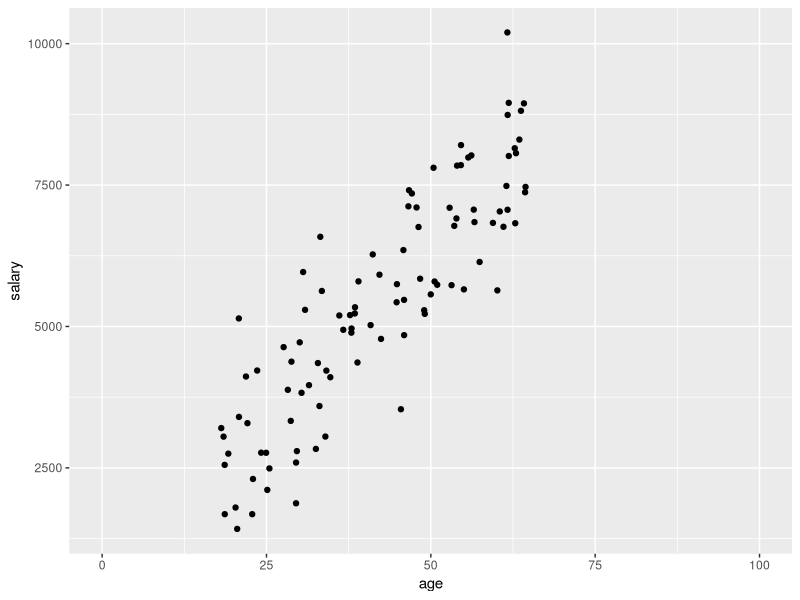
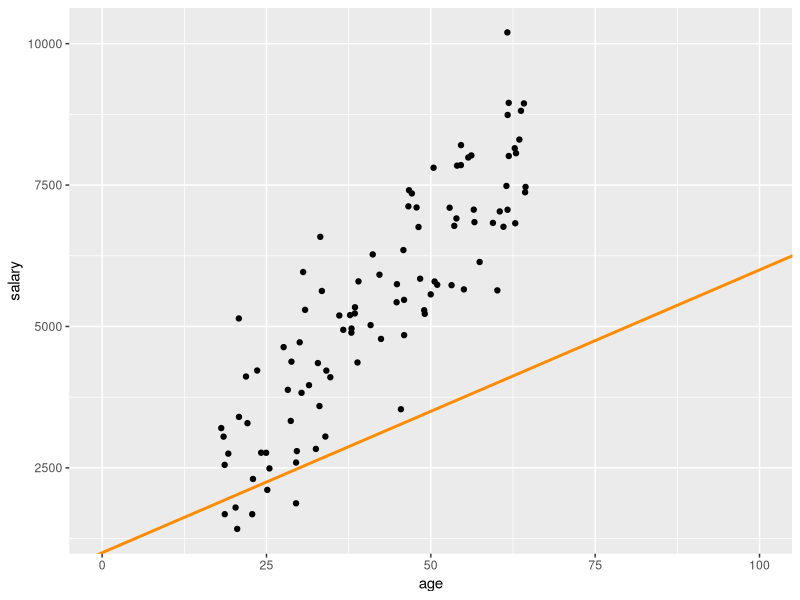
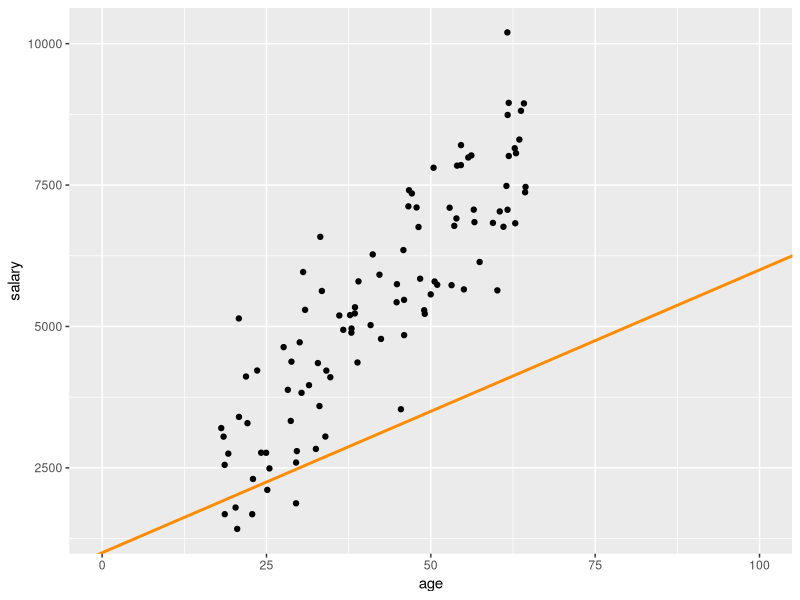
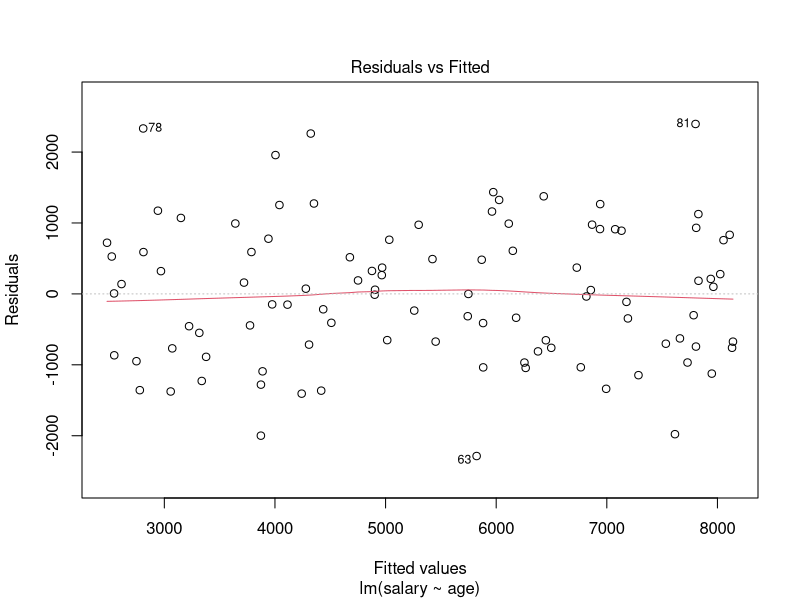
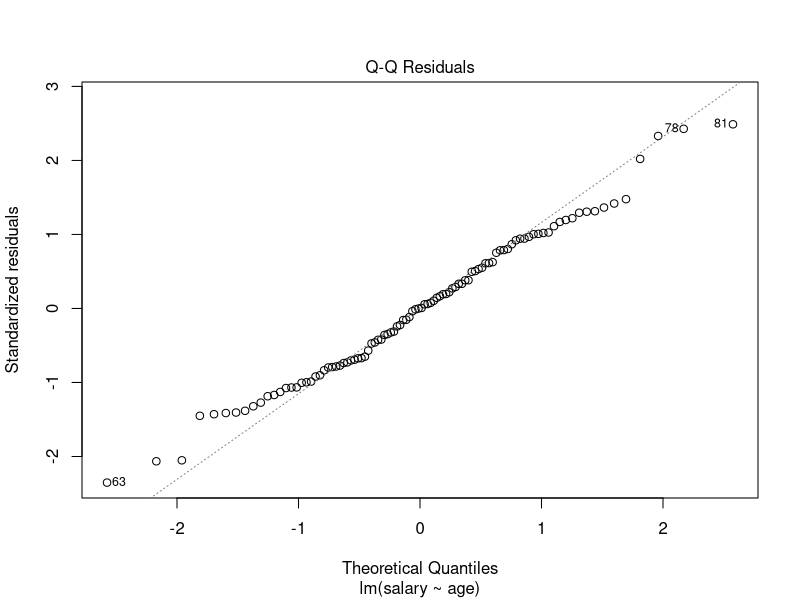
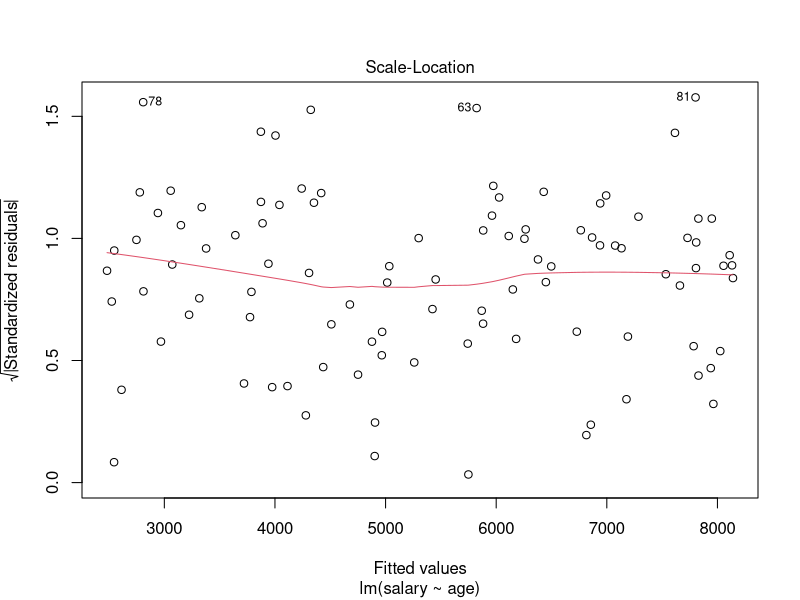
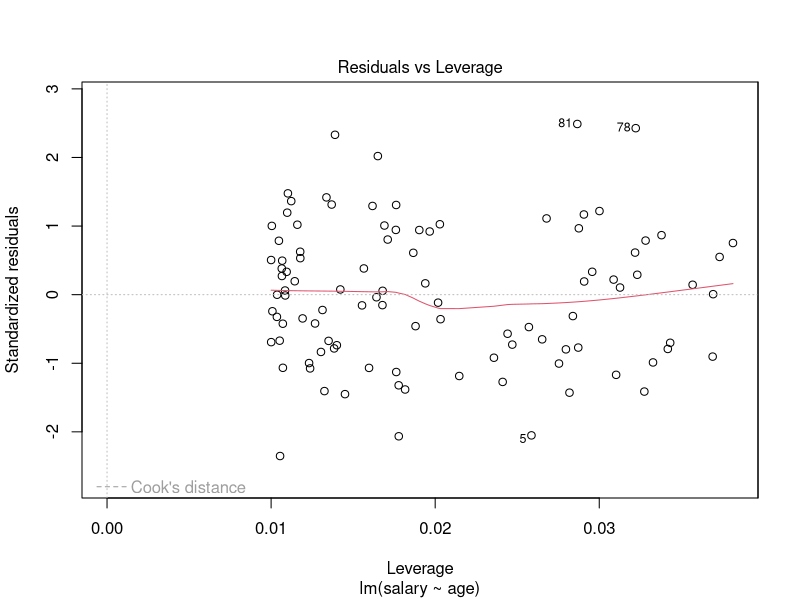
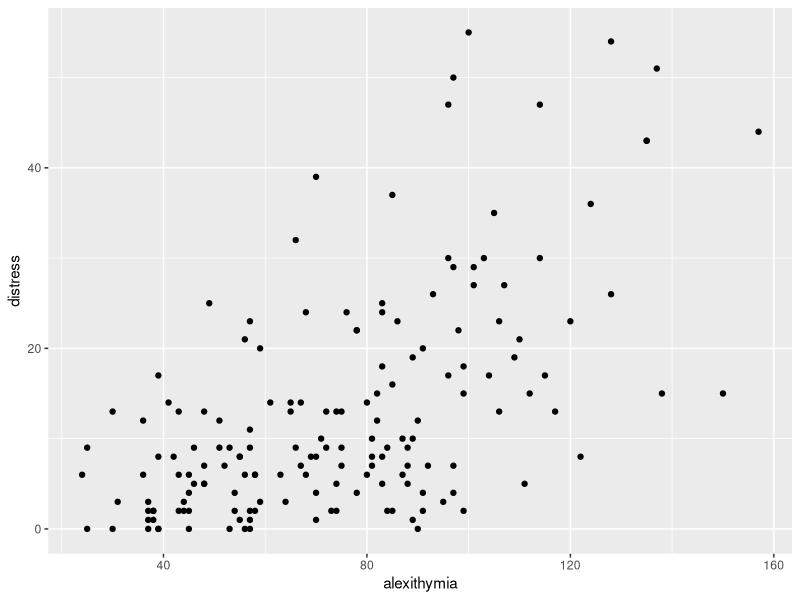

Source code (R) for these figures, in order:
## ---- chunk 1
# load packages
library(tidyverse)
## ---- chunk 2
n <- 100 # number of data points
age <- runif(n, min = 18, max = 65)
err <- rnorm(n, 0, 1000)

salary_true <- 2500 + (age-18) * 120
salary <- salary_true + err

sim_data <- data.frame(age, salary_true, salary)

## ---- chunk 3
p1 <- ggplot(sim_data, aes(age, salary)) + 
  geom_point() + 
  coord_cartesian(xlim = c(0, 100))
p1
## ---- chunk 4
# add fit to the data
p1 + geom_abline(slope = 50, intercept = 1000, color = "darkorange", size = 1)

## ---- chunk 5
m1 <- lm(formula = salary ~ age, data = sim_data)
summary(m1)

## ---- chunk 6
# TODO: change the values below to match the best fit parameters
p1 + geom_abline(slope = 50, intercept = 1000, color = "darkorange", size = 1)

## ---- chunk 7
# TODO: write your calculation here

## ---- chunk 8
# TODO: write your calculation here

## ---- chunk 9

plot(m1)

## ---- chunk 10
# total variance
var(sim_data$salary)
## ---- chunk 11
# unexplained variance
var(m1$residuals)
## ---- chunk 12
# explained variance = total_variance - unexplained variance
var(sim_data$salary) - var(m1$residuals)
## ---- chunk 13
# R²
(var(sim_data$salary) - var(m1$residuals)) / var(sim_data$salary)

# or equally
1 - var(m1$residuals) / var(sim_data$salary)
## ---- chunk 14
# loading the data from Brett et al. 
# https://osf.io/jwhna/files/mbhz8

alex <- read_csv("data/brett2025.csv")

alex <- alex |> 
  filter(session_index==1) |> 
  rename(
    person_id = agent_id,
    alexithymia = PAQ_tot, 
         distress = DASS_tot,
         stress = DASS_stress,
         anxiety = DASS_anxiety,
         depression = DASS_depression,
         negative_er = PERCI_Negative_ER, 
         positive_er = PERCI_tot) |> 
  select(person_id, age, sex, alexithymia, distress, stress, anxiety, depression, negative_er, positive_er)

## ---- chunk 15
ggplot(alex, aes(alexithymia, distress)) + geom_point()

## ---- chunk 16
ggplot(alex, aes(alexithymia, negative_er)) + geom_point()

## ---- chunk 17
data()
## ---- chunk 18
help(women) # to read the documentation about this dataset
## ---- chunk 19
data(women) # to load the dataset of interest into your R session
## ---- chunk 20
# TODO: run linear model and display results*

## ---- chunk 21
help(attitude)
## ---- chunk 22
data(attitude)
## ---- chunk 23
# write your code here:
